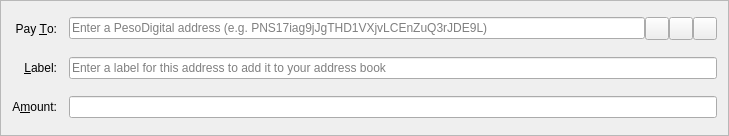
<?xml version="1.0" encoding="UTF-8"?>
<ui version="4.0">
 <class>SendCoinsEntry</class>
 <widget class="QFrame" name="SendCoinsEntry">
  <property name="geometry">
   <rect>
    <x>0</x>
    <y>0</y>
    <width>729</width>
    <height>136</height>
   </rect>
  </property>
  <property name="windowTitle">
   <string>Form</string>
  </property>
  <property name="frameShape">
   <enum>QFrame::StyledPanel</enum>
  </property>
  <property name="frameShadow">
   <enum>QFrame::Sunken</enum>
  </property>
  <layout class="QGridLayout" name="gridLayout">
   <property name="spacing">
    <number>12</number>
   </property>
   <item row="5" column="0">
    <widget class="QLabel" name="label">
     <property name="text">
      <string>A&amp;mount:</string>
     </property>
     <property name="alignment">
      <set>Qt::AlignRight|Qt::AlignTrailing|Qt::AlignVCenter</set>
     </property>
     <property name="buddy">
      <cstring>payAmount</cstring>
     </property>
    </widget>
   </item>
   <item row="3" column="0">
    <widget class="QLabel" name="label_2">
     <property name="text">
      <string>Pay &amp;To:</string>
     </property>
     <property name="alignment">
      <set>Qt::AlignRight|Qt::AlignTrailing|Qt::AlignVCenter</set>
     </property>
     <property name="buddy">
      <cstring>payTo</cstring>
     </property>
    </widget>
   </item>
   <item row="5" column="1">
    <widget class="BitcoinAmountField" name="payAmount"/>
   </item>
   <item row="4" column="1">
    <layout class="QHBoxLayout" name="horizontalLayout_2">
     <property name="spacing">
      <number>0</number>
     </property>
     <item>
      <widget class="QValidatedLineEdit" name="addAsLabel">
       <property name="enabled">
        <bool>true</bool>
       </property>
       <property name="toolTip">
        <string>Enter a label for this address to add it to your address book</string>
       </property>
       <property name="placeholderText">
        <string>Enter a label for this address to add it to your address book</string>
       </property>
      </widget>
     </item>
    </layout>
   </item>
   <item row="4" column="0">
    <widget class="QLabel" name="label_4">
     <property name="text">
      <string>&amp;Label:</string>
     </property>
     <property name="alignment">
      <set>Qt::AlignRight|Qt::AlignTrailing|Qt::AlignVCenter</set>
     </property>
     <property name="buddy">
      <cstring>addAsLabel</cstring>
     </property>
    </widget>
   </item>
   <item row="3" column="1">
    <layout class="QHBoxLayout" name="payToLayout">
     <property name="spacing">
      <number>0</number>
     </property>
     <item>
      <widget class="QValidatedLineEdit" name="payTo">
       <property name="toolTip">
        <string>The address to send the payment to</string>
       </property>
       <property name="maxLength">
        <number>34</number>
       </property>
       <property name="placeholderText">
        <string>Enter a PesoDigital address (e.g. PNS17iag9jJgTHD1VXjvLCEnZuQ3rJDE9L)</string>
       </property>
      </widget>
     </item>
     <item>
      <widget class="QToolButton" name="addressBookButton">
       <property name="toolTip">
        <string>Choose address from address book</string>
       </property>
       <property name="text">
        <string/>
       </property>
       <property name="icon">
        <iconset resource="../bitcoin.qrc">
         <normaloff>:/icons/address-book</normaloff>:/icons/address-book</iconset>
       </property>
       <property name="shortcut">
        <string>Alt+A</string>
       </property>
      </widget>
     </item>
     <item>
      <widget class="QToolButton" name="pasteButton">
       <property name="toolTip">
        <string>Paste address from clipboard</string>
       </property>
       <property name="text">
        <string/>
       </property>
       <property name="icon">
        <iconset resource="../bitcoin.qrc">
         <normaloff>:/icons/editpaste</normaloff>:/icons/editpaste</iconset>
       </property>
       <property name="shortcut">
        <string>Alt+P</string>
       </property>
      </widget>
     </item>
     <item>
      <widget class="QToolButton" name="deleteButton">
       <property name="toolTip">
        <string>Remove this recipient</string>
       </property>
       <property name="text">
        <string/>
       </property>
       <property name="icon">
        <iconset resource="../bitcoin.qrc">
         <normaloff>:/icons/remove</normaloff>:/icons/remove</iconset>
       </property>
      </widget>
     </item>
    </layout>
   </item>
  </layout>
 </widget>
 <customwidgets>
  <customwidget>
   <class>BitcoinAmountField</class>
   <extends>QLineEdit</extends>
   <header>bitcoinamountfield.h</header>
   <container>1</container>
  </customwidget>
  <customwidget>
   <class>QValidatedLineEdit</class>
   <extends>QLineEdit</extends>
   <header>qvalidatedlineedit.h</header>
  </customwidget>
 </customwidgets>
 <resources>
  <include location="../bitcoin.qrc"/>
 </resources>
 <connections/>
</ui>
